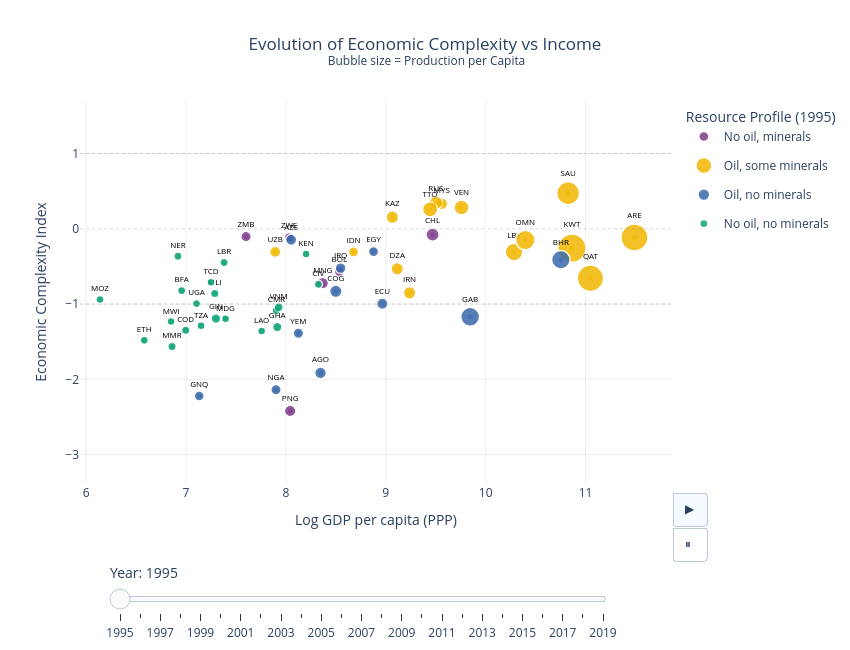

Notebook cell for this chart:
### Code cell
# ============ CONFIGURATION ============
COL_COUNTRY_CODE = 'Country Code'
COL_COUNTRY_NAME = 'Country Name'
COL_YEAR = 'Year'
COL_ECI = 'Economic Complexity Index'
COL_GDP_PC = 'GDP per capita (constant prices, PPP)'
COL_PRODUCTION = 'Total_Production_Value'
COL_CLUSTER = 'Cluster'

# Use label_to_color and cluster_names from biplot cell
# cluster_names: {int -> string label}, label_to_color: {string label -> hex color}
CLUSTER_NAMES = cluster_names  # e.g. {0: 'Oil, no minerals', 1: 'No oil, no minerals', ...}
CLUSTER_COLORS = {cid: label_to_color[cname] for cid, cname in cluster_names.items()}


def create_rosling_chart_arrows(df, arrow_opacity=0.5, arrow_width=2):
    """
    Hans Rosling-style chart with arrows from 1995 origin to current year.
    """
    data = df.copy()

    # Preprocessing
    data['Log GDP per capita'] = np.log(data[COL_GDP_PC])
    data['Production_Per_Capita'] = data[COL_PRODUCTION] / data['Population']

    # Fix cluster colors to 1995 values
    cluster_1995 = data[data[COL_YEAR] == 1995][[COL_COUNTRY_CODE, COL_CLUSTER]].copy()
    cluster_1995 = cluster_1995.rename(columns={COL_CLUSTER: 'Cluster_1995'})
    data = data.merge(cluster_1995, on=COL_COUNTRY_CODE, how='left')
    data = data.dropna(subset=['Cluster_1995', 'Log GDP per capita', COL_ECI, 'Production_Per_Capita'])

    # Convert string label -> int cluster id
    label_to_num = {v: k for k, v in cluster_names.items()}
    data['Cluster_1995'] = data['Cluster_1995'].map(label_to_num)
    data = data.dropna(subset=['Cluster_1995'])
    data['Cluster_1995'] = data['Cluster_1995'].astype(int)

    # Bubble sizing
    data['Bubble_Size'] = np.sqrt(data['Production_Per_Capita'])
    min_s, max_s = data['Bubble_Size'].min(), data['Bubble_Size'].max()
    data['Bubble_Size_Scaled'] = 8 + (data['Bubble_Size'] - min_s) / (max_s - min_s) * 42

    data = data.sort_values([COL_YEAR, COL_COUNTRY_CODE])
    years = sorted(data[COL_YEAR].unique())
    countries = data[COL_COUNTRY_CODE].unique()
    clusters = sorted(data['Cluster_1995'].unique())

    # Build country data dictionary
    country_data = {}
    for code in countries:
        cdf = data[data[COL_COUNTRY_CODE] == code].sort_values(COL_YEAR)

        origin_row = cdf[cdf[COL_YEAR] == 1995]
        if len(origin_row) == 0:
            continue

        country_data[code] = {
            'years': cdf[COL_YEAR].values,
            'x': cdf['Log GDP per capita'].values,
            'y': cdf[COL_ECI].values,
            'x_origin': origin_row['Log GDP per capita'].values[0],
            'y_origin': origin_row[COL_ECI].values[0],
            'size': cdf['Bubble_Size_Scaled'].values,
            'name': cdf[COL_COUNTRY_NAME].iloc[0],
            'cluster': cdf['Cluster_1995'].iloc[0],
            'prod_pc': cdf['Production_Per_Capita'].values
        }

    countries = list(country_data.keys())

    # ============ BUILD FIGURE ============
    fig = go.Figure()

    first_year = years[0]

    for cluster in clusters:
        cluster_countries = [c for c in countries if country_data[c]['cluster'] == cluster]
        color = CLUSTER_COLORS[cluster]

        # Add ARROW traces
        for code in cluster_countries:
            cd = country_data[code]
            idx = np.where(cd['years'] == first_year)[0]

            if len(idx) > 0:
                i = idx[0]
                x_current, y_current = cd['x'][i], cd['y'][i]
            else:
                x_current, y_current = cd['x_origin'], cd['y_origin']

            fig.add_trace(go.Scatter(
                x=[cd['x_origin'], x_current],
                y=[cd['y_origin'], y_current],
                mode='lines',
                line=dict(color=color, width=arrow_width),
                opacity=arrow_opacity,
                legendgroup=f"cluster_{cluster}",
                showlegend=False,
                hoverinfo='skip'
            ))

        # Add BUBBLE traces
        for code in cluster_countries:
            cd = country_data[code]
            idx = np.where(cd['years'] == first_year)[0]

            if len(idx) > 0:
                i = idx[0]
                x_val, y_val = [cd['x'][i]], [cd['y'][i]]
                size_val, prod_val = cd['size'][i], cd['prod_pc'][i]
            else:
                x_val, y_val = [cd['x_origin']], [cd['y_origin']]
                size_val, prod_val = 15, 0

            fig.add_trace(go.Scatter(
                x=x_val, y=y_val,
                mode='markers+text',
                marker=dict(size=size_val, color=color, opacity=0.85,
                            line=dict(width=1.5, color='white')),
                text=[code],
                textposition='top center',
                textfont=dict(size=8, color='black'),
                name=CLUSTER_NAMES[cluster],
                legendgroup=f"cluster_{cluster}",
                showlegend=(code == cluster_countries[0]),
                customdata=[[cd['name'], prod_val, first_year]],
                hovertemplate=(
                    "<b>%{customdata[0]}</b><br>"
                    "Log GDP pc: %{x:.2f}<br>"
                    "ECI: %{y:.2f}<br>"
                    "Prod/capita: $%{customdata[1]:,.0f}<br>"
                    "Year: %{customdata[2]}<extra></extra>"
                )
            ))

        # Add ORIGIN MARKERS
        for code in cluster_countries:
            cd = country_data[code]
            fig.add_trace(go.Scatter(
                x=[cd['x_origin']],
                y=[cd['y_origin']],
                mode='markers',
                marker=dict(size=5, color=color, opacity=0.6, symbol='circle'),
                legendgroup=f"cluster_{cluster}",
                showlegend=False,
                hoverinfo='skip'
            ))

    # ============ BUILD FRAMES ============
    frames = []
    for year in years:
        frame_data = []

        for cluster in clusters:
            cluster_countries = [c for c in countries if country_data[c]['cluster'] == cluster]
            color = CLUSTER_COLORS[cluster]

            for code in cluster_countries:
                cd = country_data[code]
                idx = np.where(cd['years'] == year)[0]

                if len(idx) > 0:
                    i = idx[0]
                    x_current, y_current = cd['x'][i], cd['y'][i]
                else:
                    valid_mask = cd['years'] <= year
                    if valid_mask.any():
                        last_idx = np.where(valid_mask)[0][-1]
                        x_current, y_current = cd['x'][last_idx], cd['y'][last_idx]
                    else:
                        x_current, y_current = cd['x_origin'], cd['y_origin']

                frame_data.append(go.Scatter(
                    x=[cd['x_origin'], x_current],
                    y=[cd['y_origin'], y_current],
                    mode='lines',
                    line=dict(color=color, width=arrow_width),
                    opacity=arrow_opacity
                ))

            for code in cluster_countries:
                cd = country_data[code]
                idx = np.where(cd['years'] == year)[0]

                if len(idx) > 0:
                    i = idx[0]
                    x_val, y_val = [cd['x'][i]], [cd['y'][i]]
                    size_val, prod_val = cd['size'][i], cd['prod_pc'][i]
                else:
                    valid_mask = cd['years'] <= year
                    if valid_mask.any():
                        last_idx = np.where(valid_mask)[0][-1]
                        x_val, y_val = [cd['x'][last_idx]], [cd['y'][last_idx]]
                        size_val, prod_val = cd['size'][last_idx], cd['prod_pc'][last_idx]
                    else:
                        x_val, y_val = [cd['x_origin']], [cd['y_origin']]
                        size_val, prod_val = 15, 0

                frame_data.append(go.Scatter(
                    x=x_val, y=y_val,
                    mode='markers+text',
                    marker=dict(size=size_val, color=color, opacity=0.85,
                                line=dict(width=1.5, color='white')),
                    text=[code],
                    textposition='top center',
                    textfont=dict(size=8, color='black'),
                    customdata=[[cd['name'], prod_val, year]],
                    hovertemplate=(
                        "<b>%{customdata[0]}</b><br>"
                        "Log GDP pc: %{x:.2f}<br>"
                        "ECI: %{y:.2f}<br>"
                        "Prod/capita: $%{customdata[1]:,.0f}<br>"
                        "Year: %{customdata[2]}<extra></extra>"
                    )
                ))

            for code in cluster_countries:
                cd = country_data[code]
                frame_data.append(go.Scatter(
                    x=[cd['x_origin']],
                    y=[cd['y_origin']],
                    mode='markers',
                    marker=dict(size=5, color=color, opacity=0.6, symbol='circle')
                ))

        frames.append(go.Frame(data=frame_data, name=str(year)))

    fig.frames = frames

    # ============ LAYOUT ============
    for eci_val in [-1, 0, 1]:
        fig.add_hline(y=eci_val, line_dash="dot",
                      line_color="rgba(150,150,150,0.4)", line_width=1)

    eci_min, eci_max = data[COL_ECI].min(), data[COL_ECI].max()
    x_min, x_max = data['Log GDP per capita'].min(), data['Log GDP per capita'].max()

    fig.update_layout(
        title=dict(
            text='Evolution of Economic Complexity vs Income<br>'
                 '<sup> Bubble size = Production per Capita</sup>',
            x=0.5, xanchor='center'
        ),
        xaxis=dict(range=[x_min - 0.2, x_max + 0.2],
                   title='Log GDP per capita (PPP)',
                   gridcolor='rgba(200,200,200,0.3)', showgrid=True),
        yaxis=dict(range=[eci_min - 0.5, eci_max + 0.5],
                   title='Economic Complexity Index',
                   gridcolor='rgba(200,200,200,0.3)', showgrid=True),
        plot_bgcolor='white',
        legend=dict(title='Resource Profile (1995)', x=1.02, y=0.99),
        width=850, height=650,
        updatemenus=[
            dict(type='buttons', showactive=True, x=1.0, y=-0.02,
                 xanchor='left', yanchor='top',
                 buttons=[
                     dict(label='▶', method='animate',
                          args=[None, dict(frame=dict(duration=500, redraw=True),
                                           fromcurrent=True,
                                           transition=dict(duration=300))]),
                     dict(label='⏸', method='animate',
                          args=[[None], dict(frame=dict(duration=0), mode='immediate')])
                 ])
        ],
        sliders=[{
            'active': 0,
            'currentvalue': {'prefix': 'Year: ', 'font': {'size': 14}, 'xanchor': 'left', 'offset': 10},
            'len': 0.85, 'x': 0.05, 'y': -0.12,
            'pad': {'t': 30},
            'steps': [dict(args=[[str(y)], dict(frame=dict(duration=300, redraw=True),
                                                mode='immediate')],
                           method='animate', label=str(y)) for y in years]
        }]
    )

    return fig


# ============ RUN ============
fig = create_rosling_chart_arrows(master, arrow_opacity=0.5, arrow_width=2)
fig.write_image("..\\figures\\clusters\\rosling_arrows.png")
fig.show()

fig.write_html(r"..\figures\clusters\rosling_arrows.html")
